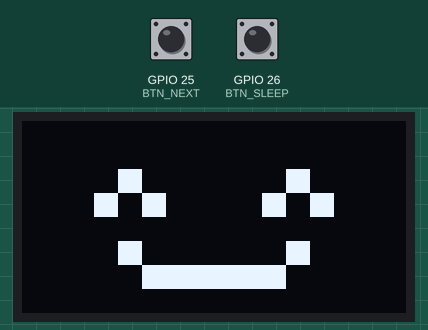
Bench run of a sketch on a simulated ESP32. Shown: 128×64 one-colour display. Inputs (shaded band) come from the test bench; at power-on: GPIO 26 (BTN_SLEEP) HIGH, GPIO 25 (BTN_NEXT) HIGH. Random numbers use the default seed unless the sketch sets one.

Above: at 1.2 s.
1.3 s: GPIO 26 (BTN_SLEEP) pulled LOW for 0.15 s
At 2.4 s:
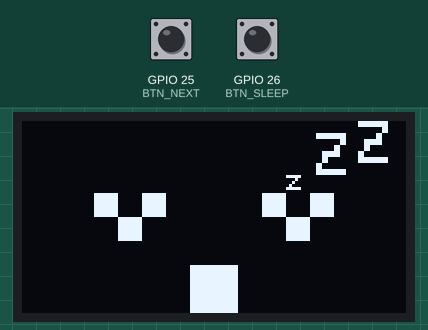
4.4 s: GPIO 26 (BTN_SLEEP) pulsed LOW 2 times (0.12 s each, 0.3 s apart)
At 4.72 s:
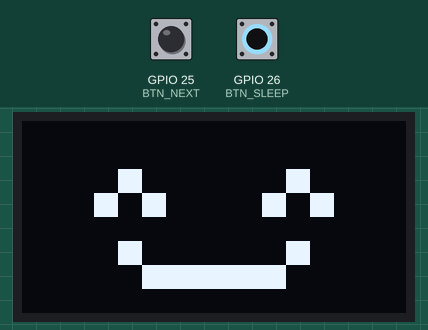
6.5 s: GPIO 26 (BTN_SLEEP) pulsed LOW 5 times (0.12 s each, 0.3 s apart)
9.5 s: GPIO 25 (BTN_NEXT) pulled LOW for 0.15 s
At 12.1 s:
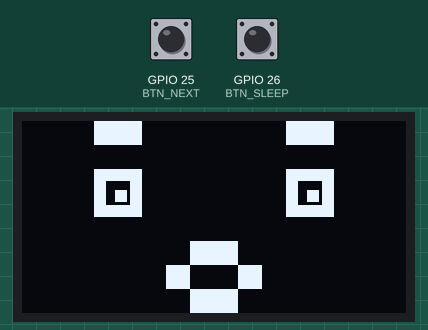
12.6 s: GPIO 26 (BTN_SLEEP) pulled LOW for 1 s
At 16.3 s:
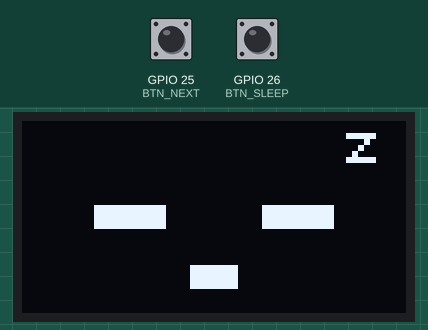
16.6 s: GPIO 26 (BTN_SLEEP) pulled LOW for 3.2 s
At 18.0 s:
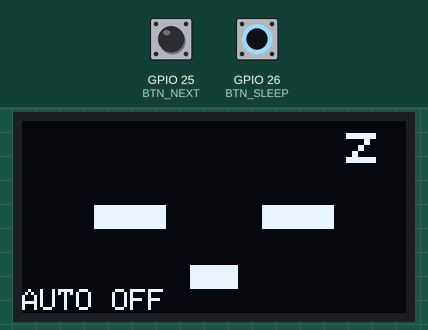
Timing chart, 0 to 19.6 s (numbered marks = the images above; inputs shaded):
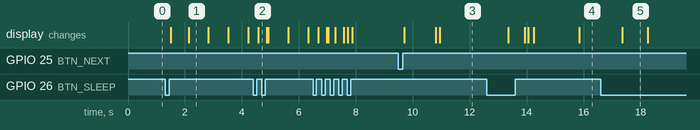

Measured:
- after the input at 1.3 s, the display: first changes after 0.21 s (image 1 shows a later state)
- after the input at 9.5 s, the display: changes after 0.21 s (image 3)
- what the display in image 1 shows lasts 0.7 s, from 2.1 s to 2.8 s
- what the display in image 5 shows lasts 0.9 s, from 17.4 s to 18.3 s

The sketch:

oled_face.ino
```cpp
#include <Wire.h>
#include <Adafruit_GFX.h>
#include <Adafruit_SSD1306.h>

// ---------- Hardware config ----------
#define SCREEN_WIDTH  128
#define SCREEN_HEIGHT 64
#define OLED_ADDR     0x3C      // try 0x3D if the screen stays blank
#define SDA_PIN       21
#define SCL_PIN       22
#define BTN_NEXT      25
#define BTN_SLEEP     26

// ---------- Timing ----------
const uint32_t DEBOUNCE_MS      = 30;
const uint32_t LONG_PRESS_MS    = 700;
const uint32_t AUTO_INTERVAL_MS = 2500;
const uint32_t TOAST_MS         = 900;
const uint32_t BLINK_MS         = 130;

Adafruit_SSD1306 display(SCREEN_WIDTH, SCREEN_HEIGHT, &Wire, -1);

// ---------- Faces ----------
enum Face { HAPPY, SURPRISED, SLEEPY, CURIOUS, FACE_COUNT };

// ---------- Button handling ----------
enum ButtonEvent { EV_NONE, EV_SHORT, EV_LONG };

struct Button {
  uint8_t  pin;
  bool     rawLast   = false;
  bool     pressed   = false;
  uint32_t changedAt = 0;
  uint32_t pressedAt = 0;
  bool     longFired = false;

  Button(uint8_t p) : pin(p) {}

  ButtonEvent update(uint32_t now) {
    bool raw = (digitalRead(pin) == LOW);
    if (raw != rawLast) {
      rawLast = raw;
      changedAt = now;
    }
    if ((now - changedAt) >= DEBOUNCE_MS && raw != pressed) {
      pressed = raw;
      if (pressed) {
        pressedAt = now;
        longFired = false;
      } else if (!longFired) {
        return EV_SHORT;          // released before the long-press threshold
      }
    }
    if (pressed && !longFired && (now - pressedAt) >= LONG_PRESS_MS) {
      longFired = true;
      return EV_LONG;             // fires while still held
    }
    return EV_NONE;
  }
};

Button nextBtn(BTN_NEXT);
Button sleepBtn(BTN_SLEEP);

// ---------- State ----------
Face     face        = HAPPY;
bool     sleeping    = false;
bool     autoMode    = false;
bool     blinking    = false;
bool     toastOn     = false;
bool     toastAuto   = false;   // text shown in toast: AUTO ON / AUTO OFF
bool     needsRedraw = true;
uint32_t lastAutoAt  = 0;
uint32_t blinkEndAt  = 0;
uint32_t nextBlinkAt = 0;
uint32_t toastUntil  = 0;
uint8_t  lastZPhase  = 255;

// ---------- Drawing helpers (16 x 8 grid of 8x8 pixel cells) ----------
static inline void cell(int c, int r, int w = 1, int h = 1) {
  display.fillRect(c * 8, r * 8, w * 8, h * 8, SSD1306_WHITE);
}

static void ringEye(int x, int y, int size) {
  // Solid square with a dark inside and a bright pupil
  display.fillRect(x, y, size, size, SSD1306_WHITE);
  display.fillRect(x + 4, y + 4, size - 8, size - 8, SSD1306_BLACK);
  display.fillRect(x + size / 2 - 1, y + size / 2 - 1, 4, 4, SSD1306_WHITE);
}

// ---------- Faces ----------
void drawHappy() {
  // ^ ^ eyes
  cell(4, 2);  cell(3, 3);  cell(5, 3);
  cell(11, 2); cell(10, 3); cell(12, 3);
  // big smile
  cell(4, 5);  cell(11, 5);
  cell(5, 6, 6, 1);
}

void drawSurprised() {
  // raised brows
  cell(3, 0, 2, 1);
  cell(11, 0, 2, 1);
  if (blinking) {
    display.fillRect(24, 22, 16, 4, SSD1306_WHITE);
    display.fillRect(88, 22, 16, 4, SSD1306_WHITE);
  } else {
    ringEye(24, 16, 16);
    ringEye(88, 16, 16);
  }
  // open mouth "O"
  cell(7, 5, 2, 1);
  cell(6, 6);
  cell(9, 6);
  cell(7, 7, 2, 1);
}

void drawSleepy() {
  // heavy half-closed lids
  display.fillRect(24, 28, 24, 8, SSD1306_WHITE);
  display.fillRect(80, 28, 24, 8, SSD1306_WHITE);
  // small flat mouth
  cell(7, 6, 2, 1);
  // little z
  display.setTextColor(SSD1306_WHITE);
  display.setTextSize(2);
  display.setCursor(108, 0);
  display.print("z");
}

void drawCurious() {
  if (blinking) {
    display.fillRect(24, 34, 16, 4, SSD1306_WHITE);
    display.fillRect(80, 28, 24, 4, SSD1306_WHITE);
  } else {
    // small left eye, big right eye with pupil glancing to the side
    cell(3, 3, 2, 2);
    display.fillRect(80, 16, 24, 24, SSD1306_WHITE);
    display.fillRect(88, 24, 8, 8, SSD1306_BLACK);
    display.fillRect(92, 26, 4, 4, SSD1306_WHITE);
  }
  // one low brow, one raised brow
  display.fillRect(24, 16, 16, 4, SSD1306_WHITE);
  cell(10, 0, 3, 1);
  // smirk
  cell(5, 6, 4, 1);
  cell(9, 5);
}

void drawSleeping() {
  // closed eyes: V shapes
  cell(3, 3);  cell(4, 4);  cell(5, 3);
  cell(10, 3); cell(11, 4); cell(12, 3);

  // breathing mouth
  uint8_t zPhase = (millis() / 700) % 4;
  if (zPhase % 2 == 0) cell(7, 6, 2, 1);
  else                 cell(7, 6, 2, 2);

  // floating Zzz
  display.setTextColor(SSD1306_WHITE);
  if (zPhase >= 1) { display.setTextSize(1); display.setCursor(88, 16); display.print("z"); }
  if (zPhase >= 2) { display.setTextSize(2); display.setCursor(98, 4);  display.print("Z"); }
  if (zPhase >= 3) { display.setTextSize(2); display.setCursor(112, 0); display.print("Z"); }
}

void drawToast() {
  display.fillRect(0, 56, 54, 8, SSD1306_BLACK);
  display.setTextSize(1);
  display.setTextColor(SSD1306_WHITE);
  display.setCursor(0, 56);
  display.print(toastAuto ? "AUTO ON" : "AUTO OFF");
}

void render() {
  display.clearDisplay();
  if (sleeping) {
    drawSleeping();
  } else {
    switch (face) {
      case HAPPY:     drawHappy();     break;
      case SURPRISED: drawSurprised(); break;
      case SLEEPY:    drawSleepy();    break;
      case CURIOUS:   drawCurious();   break;
      default: break;
    }
  }
  if (toastOn) drawToast();
  display.display();
}

// ---------- Helpers ----------
void scheduleBlink(uint32_t now) {
  nextBlinkAt = now + random(2500, 5000);
}

void changeFace(int dir, uint32_t now) {
  face = (Face)((face + FACE_COUNT + dir) % FACE_COUNT);
  lastAutoAt = now;
  blinking = false;
  needsRedraw = true;
}

// ---------- Arduino ----------
void setup() {
  Serial.begin(115200);
  pinMode(BTN_NEXT, INPUT_PULLUP);
  pinMode(BTN_SLEEP, INPUT_PULLUP);

  Wire.begin(SDA_PIN, SCL_PIN);
  Wire.setClock(400000);

  if (!display.begin(SSD1306_SWITCHCAPVCC, OLED_ADDR)) {
    Serial.println("SSD1306 not found. Check wiring (VCC->3V3, GND, SDA->21, SCL->22) or try address 0x3D.");
    while (true) delay(1000);
  }

  randomSeed(micros());
  uint32_t now = millis();
  lastAutoAt = now;
  scheduleBlink(now);
  render();
}

void loop() {
  uint32_t now = millis();

  ButtonEvent e1 = nextBtn.update(now);
  ButtonEvent e2 = sleepBtn.update(now);

  // --- Sleep / wake button ---
  if (e2 == EV_SHORT) {
    sleeping = !sleeping;
    blinking = false;
    lastAutoAt = now;
    lastZPhase = 255;
    scheduleBlink(now);
    needsRedraw = true;
  } else if (e2 == EV_LONG && !sleeping) {
    autoMode = !autoMode;
    lastAutoAt = now;
    toastAuto = autoMode;
    toastOn = true;
    toastUntil = now + TOAST_MS;
    needsRedraw = true;
  }

  // --- Next-expression button (ignored while asleep) ---
  if (!sleeping) {
    if (e1 == EV_SHORT) {
      autoMode = false;
      changeFace(+1, now);
    } else if (e1 == EV_LONG) {
      autoMode = false;
      changeFace(-1, now);
    }
  }

  // --- Automatic mode ---
  if (!sleeping && autoMode && (now - lastAutoAt) >= AUTO_INTERVAL_MS) {
    changeFace(+1, now);
  }

  // --- Blinking (awake only) ---
  if (!sleeping) {
    if (!blinking && (int32_t)(now - nextBlinkAt) >= 0) {
      blinking = true;
      blinkEndAt = now + BLINK_MS;
      scheduleBlink(now);
      needsRedraw = true;
    } else if (blinking && (int32_t)(now - blinkEndAt) >= 0) {
      blinking = false;
      needsRedraw = true;
    }
  } else {
    // animate Zzz / breathing while asleep
    uint8_t zPhase = (now / 700) % 4;
    if (zPhase != lastZPhase) {
      lastZPhase = zPhase;
      needsRedraw = true;
    }
  }

  // --- Toast expiry ---
  if (toastOn && (int32_t)(now - toastUntil) >= 0) {
    toastOn = false;
    needsRedraw = true;
  }

  if (needsRedraw) {
    needsRedraw = false;
    render();
  }
}
```
